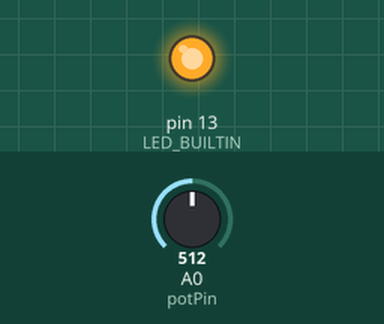
The sketch below on a simulated Arduino Uno, built with avr-gcc and run on an emulated ATmega328P. On the bench: output pins drawn as LEDs (lit = HIGH). Dashed ring = blinking. The inputs (shaded band) are chosen by the test bench; at power-on: A0 (potPin) = 512.

Above: at 2.8 s.
At 6.3 s:
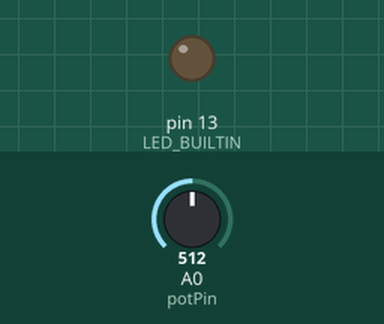
6.4 s: A0 (potPin) set to 122
12.5 s: A0 (potPin) set to 0
At 13.9 s:
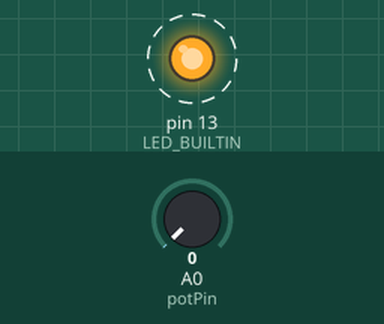
Timing chart, 0 to 24.6 s (numbered marks = the images above; inputs shaded):
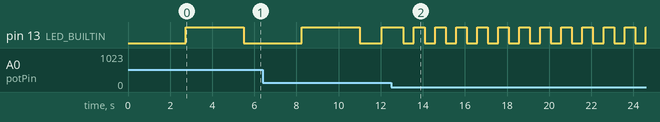

Measured:
- after the input at 12.5 s, pin 13 (LED_BUILTIN): alternates HIGH for 0.50 s and LOW for 0.50 s, starting after 1.1 s

The sketch:

lab02_03.ino
```cpp
int potPin = 0;

void setup() {
  pinMode(potPin,INPUT);
  pinMode(LED_BUILTIN,OUTPUT);
}

void loop() {
  int sensorValue = analogRead(potPin);
  int newValue = map(sensorValue,0,1023,500,5000);
  digitalWrite(LED_BUILTIN,LOW);
  delay(newValue);
  digitalWrite(LED_BUILTIN,HIGH);
  delay(newValue);
}
```
